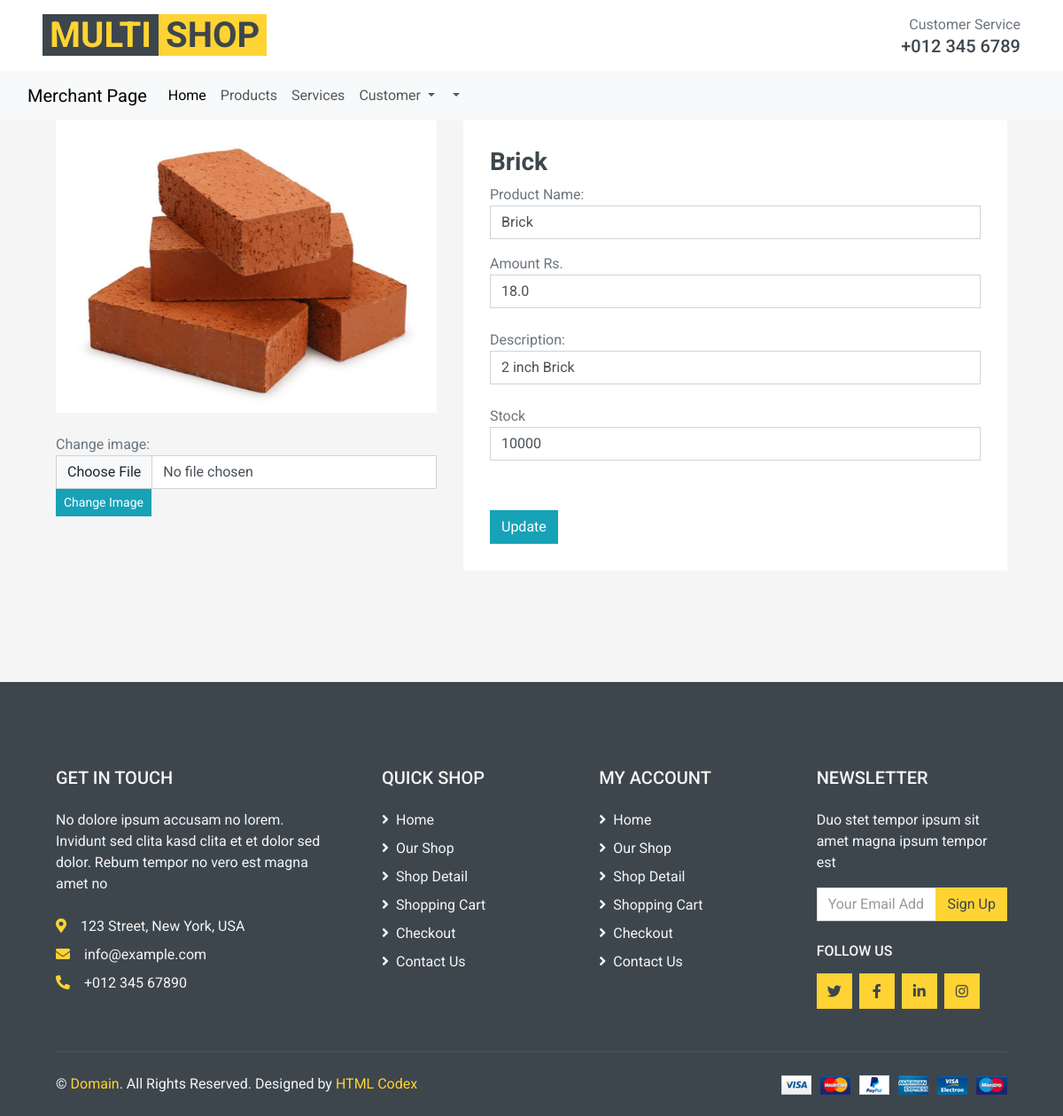
Page /Product/ProducteditMercahant/3 on the committed database.
### Product/models.py (models this page shows, shortened)
class ProductDetails(models.Model):
    options = (
    ("Bricks", "Bricks"),
    ("Cement", "Cement"),
    ("Sand", "Sand"),
    ("Steel", "Steel"),
    ("Tiles", "Tiles"),
    ("Paint", "Paint"),
    ("Wood", "Wood"),
    ("Glass", "Glass"),
    ("Plumbing", "Plumbing"),
    ("Electrical", "Electrical"),
    ("Roofing", "Roofing"),
    ("Doors", "Doors"),
    ("Windows", "Windows"),
    ("Hardware", "Hardware"),
    ("Insulation", "Insulation"))
    option1 = (
    ("Interior", "Interior"),
    ("Exterior", "Exterior"),
    ("Bathroom", "Bathroom"),
    ("Kitchen", "Kitchen"),
    ("Roofing", "Roofing"),
    ("Flooring", "Flooring"),
    ("Foundation", "Foundation"),
    ("Walls", "Walls"),
    )
    product_name = models.CharField(max_length = 255)
    Product_category = models.CharField(max_length = 255, choices = options)
    Product_subcategory = models.CharField(max_length = 255,choices = option1,null=True)
    product_description = models.CharField(max_length = 255)
    product_price = models.FloatField()
    product_stock = models.IntegerField()
    Product_Image =models.FileField(upload_to="Produc_image",null=True)
    product_availability = models.BooleanField(default = True)
    user = models.ForeignKey(User, on_delete = models.CASCADE, null = True, blank  = True)

### Product/views.py (the view, shortened to what this page needs)
# urls.py: path("ProducteditMercahant/<int:pk>",views.ProducteditMercahant,name="ProducteditMercahant"),
def ProducteditMercahant(request,pk):
    product = ProductDetails.objects.get(id = pk)
    context = {
        "product":product
    }
    return render(request,"merchant/merchantproductsingleview.html",context)

### templates/merchant/merchantproductsingleview.html (shortened to what this page needs)
{% extends "merchantindex.html" %}
{% block content %}
<div class="container-fluid pb-5">
    <div class="row px-xl-5">
        <div class="col-lg-5 mb-30">
            <div id="product-carousel" class="carousel slide" data-ride="carousel">
                <div class="carousel-inner bg-light">
                    <div class="carousel-item active">
                        <img class="w-100 h-100" src="{{product.Product_Image.url}}" alt="Image">
                    </div>
                </div>
                <br>
                <form action="{%url 'ChangeImage' product.id %}" method="post" enctype="multipart/form-data">
                    Change image: <br>
                    <input type="file" class="form-control" name="image" required><button class="btn btn-sm btn-info">Change Image</button>
                </form>
            </div>
        </div>
        <div class="col-lg-7 h-auto mb-30">
            <form  method="post">
            <div class="h-100 bg-light p-30">
                <h3>{{product.product_name}}</h3>
                <p>
                    Product Name:
                    <input type="text" required value="{{product.product_name}}" name="name" class="form-control"></p>
                <p class="font-weight-semi-bold mb-4">Amount Rs.
                    <input type="number" required value="{{product.product_price}}" name="price" class="form-control"></p>
                <p class="mb-4">Description:
                    <input type="text" required value="{{product.product_description}}" name="dis" class="form-control"></p>
                <p>Stock
                    <input type="number" required value="{{product.product_stock}}" name="stock" class="form-control"></p>
                <div class="d-flex align-items-center mb-4 pt-2">
                </div>
                <div class="d-flex pt-2">
                    <button type="submit" class="btn btn-info">Update</button>
                </div>
            </form>
            </div>
        </div>
    </div>
{% endblock %}

### rows in the picture
ProductDetails: Product_Image (picture), product_name "Brick", name "Brick", price "18.0", dis "2 inch Brick", stock "10000"
